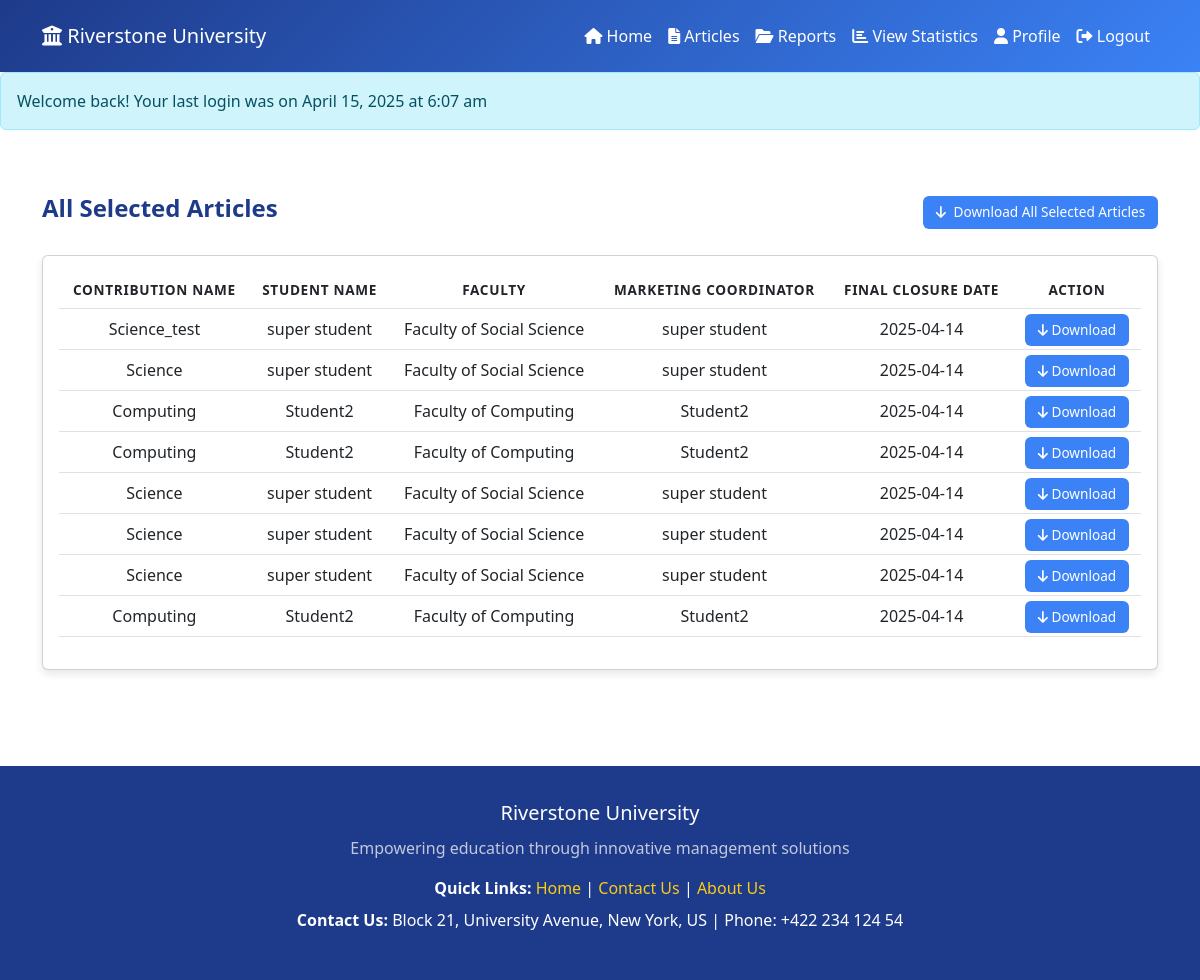
/src/Manager/design/All_Contribution.php (signed in), run on the app's committed database.
### tables this page shows
CREATE TABLE `articles` (
  `article_id` int(11) NOT NULL,
  `user_id` int(11) NOT NULL,
  `title` varchar(255) NOT NULL,
  `status` varchar(30) DEFAULT NULL,
  `academicyear` varchar(25) NOT NULL,
  `created_at` timestamp NOT NULL DEFAULT current_timestamp(),
  `updated_at` timestamp NOT NULL DEFAULT current_timestamp() ON UPDATE current_timestamp()
);

CREATE TABLE `users` (
  `id` int(11) NOT NULL,
  `name` varchar(50) NOT NULL,
  `email` varchar(50) NOT NULL,
  `address` varchar(50) DEFAULT NULL,
  `phone` varchar(50) DEFAULT NULL,
  `password` varchar(255) NOT NULL,
  `faculty_id` int(11) DEFAULT NULL,
  `created_at` timestamp NOT NULL DEFAULT current_timestamp(),
  `updated_at` timestamp NULL DEFAULT NULL,
  `last_login` timestamp NULL DEFAULT NULL
);

CREATE TABLE `faculties` (
  `id` int(11) NOT NULL,
  `faculty_name` varchar(50) NOT NULL,
  `created_at` timestamp NOT NULL DEFAULT current_timestamp()
);

CREATE TABLE `settings` (
  `setting_id` int(11) NOT NULL,
  `closure_date` date NOT NULL,
  `final_closure_date` date NOT NULL,
  `created_at` timestamp NOT NULL DEFAULT current_timestamp(),
  `updated_at` timestamp NOT NULL DEFAULT current_timestamp()
);

### _classes/Libs/Database/MySQL.php (called while the page is built, shortened)
<?php
class MySQL{
    private $dbhost;
    private $dbuser;
    private $dbpass;
    private $dbname;
    public function __construct(
        $dbhost="localhost",
        $dbuser="root",
        $dbpass="",
        $dbname="ewsd")
    {
        $this->dbhost=$dbhost;
        $this->dbuser=$dbuser;
        $this->dbpass=$dbpass;
        $this->dbname=$dbname;
    }
    public function connect(){
        try{
            $this->db=new PDO("mysql:dbhost=$this->dbhost;
            dbname=$this->dbname",
            $this->dbuser,
            $this->dbpass,
            [
                PDO::ATTR_ERRMODE => PDO::ERRMODE_EXCEPTION,
                PDO::ATTR_DEFAULT_FETCH_MODE => PDO::FETCH_OBJ,
            ]
            );
            return $this->db;
        }catch(PDOException $e){
            echo $e->getMessage();
            exit();
        }
    }
}

### _classes/Libs/Database/UsersTable.php (called while the page is built, shortened)
<?php
class UsersTable
{
    private $db;
    public function __construct(MySQL $mysql)
    {
        $this->db = $mysql->connect();
    }
    public function selectFinalClosureDate()
    {
        try {
            $statement = $this->db->prepare("
            SELECT final_closure_date FROM settings ORDER BY created_at DESC LIMIT 1
            ");
            $statement->execute();
            return $statement->fetchColumn();
        } catch (PDOException $e) {
            echo $e->getMessage();
            exit();
        }
    }
}

### _classes/Libs/Database/ArticleTable.php (called while the page is built, shortened)
<?php
class ArticleTable
{
    private $db;
    public function __construct(MySQL $mysql)
    {
        $this->db = $mysql->connect();
    }
    public function getAllSelectedArticles()
    {
        try {
            $statement = $this->db->prepare("
                SELECT a.article_id,a.title,a.status,a.created_at,u.name,f.faculty_name,
                GROUP_CONCAT(DISTINCT d.docfile SEPARATOR '|||') as docfiles,
                GROUP_CONCAT(DISTINCT i.imagefile SEPARATOR '|||') as imagefiles
                FROM articles a
                LEFT JOIN doc_attachment d ON a.article_id = d.article_id
                LEFT JOIN img_attachment i ON a.article_id = i.article_id
                LEFT JOIN users u ON a.user_id = u.id
                LEFT JOIN faculties f on u.faculty_id = f.id
                WHERE a.status = 'selected'
                GROUP BY a.article_id, a.title, a.status, a.created_at, u.name, f.faculty_name
                ORDER BY a.created_at DESC
            ");
            $statement->execute();
            return $statement->fetchAll(PDO::FETCH_ASSOC);
        } catch (PDOException $e) {
            echo "Error:" . $e->getMessage();
            exit();
        }
    }
}

### src/Manager/design/All_Contribution.php (the view, shortened to what this page needs)
<?php
$table = new UsersTable(new MySQL);
$articleTable = new ArticleTable(new MySQL);
$finalClosureDate = $table->selectFinalClosureDate();
$currentDate = date('Y-m-d');
$selectedArticles = $articleTable->getAllSelectedArticles();
?>
<!DOCTYPE html>
<html lang="en">
<head>
    <link href="https://cdn.jsdelivr.net/npm/bootstrap@5.3.0/dist/css/bootstrap.min.css" rel="stylesheet">
    <link rel="stylesheet" href="https://cdnjs.cloudflare.com/ajax/libs/font-awesome/6.0.0/css/all.min.css">
</head>
<body>
    <?php include "headermm.php"; ?>
    <main class="container py-5">
        <div class="d-flex justify-content-between align-items-center mb-4">
            <h2 class="section-title">All Selected Articles</h2>
            <?php if (!empty($selectedArticles) && strtotime($currentDate) >= strtotime($finalClosureDate)): ?>
                <a href="?download_all=1" class="btn-download">
                    <i class="fas fa-arrow-down me-1"></i> Download All Selected Articles
                </a>
            <?php endif; ?>
        </div>
        <div class="card p-3">
            <div class="table-responsive">
                <table class="table table-hover align-middle">
                    <thead class="text-center">
                        <tr>
                            <th>Contribution Name</th>
                            <th>Student Name</th>
                            <th>Faculty</th>
                            <th>Marketing Coordinator</th>
                            <th>Final Closure Date</th>
                            <th>Action</th>
                        </tr>
                    </thead>
                    <tbody>
                        <?php if (!empty($selectedArticles)): ?>
                            <?php foreach ($selectedArticles as $article) : ?>
                                <tr class="text-center">
                                    <td><?= htmlspecialchars($article['title']) ?></td>
                                    <td><?= htmlspecialchars($article['name']) ?></td>
                                    <td><?= htmlspecialchars($article['faculty_name']) ?></td>
                                    <td><?= htmlspecialchars($article['name']) ?></td>
                                    <td><?= htmlspecialchars($finalClosureDate) ?></td>
                                    <td>
                                        <?php if (strtotime($currentDate) >= strtotime($finalClosureDate)): ?>
                                            <a href="?download_single=<?= $article['article_id'] ?>" class="btn-download">
                                                <i class="fas fa-arrow-down"></i> Download
                                            </a>
                                        <?php else: ?>
                                            <span class="text-muted">Available after <?= $finalClosureDate ?></span>
                                        <?php endif ?>
                                    </td>
                                </tr>
                            <?php endforeach ?>
                        <?php else : ?>
                            <tr>
                                <td colspan="6" class="text-center">No selected articles found</td>
                            </tr>
                        <?php endif ?>
                    </tbody>
                </table>
            </div>
        </div>
    </main>
    <?php include "footer.php"; ?>
</body>
</html>

### src/Manager/design/All_Contribution.php (style rules this page uses)
:root { --primary-dark: #1e3a8a; --primary-light: #3b82f6; --accent: #facc15; --light-bg: #f8fafc; --card-bg: #ffffff; --text-muted: #64748b; }
body { background-color: var(--light-bg); font-family: 'Segoe UI', Tahoma, Geneva, Verdana, sans-serif; }
a { text-decoration: none; }
.container { max-width: 1200px; }
.section-title { color: var(--primary-dark); font-size: 1.5rem; font-weight: 600; }
.card { background: var(--card-bg); border: none; border-radius: 12px; box-shadow: 0 4px 8px rgba(0, 0, 0, 0.1); overflow: hidden; }
.table thead { background: var(--primary-dark); color: white; }
.table th { font-size: 0.85rem; font-weight: 600; text-transform: uppercase; letter-spacing: 0.05em; }
.table tbody tr { transition: background-color 0.2s ease-in-out; }
.btn-download { background: var(--primary-light); border: none; color: #ffffff; font-size: 0.85rem; padding: 0.4rem 0.8rem; border-radius: 6px; transition: background-color 0.2s ease; text-decoration: none; }

### src/Manager/design/headermm.php (style rules this page uses)
:root { --primary-dark: #1e3a8a; --primary-light: #3b82f6; --accent: #facc15; --light-bg: #f8fafc; }

### src/Manager/design/footer.php (style rules this page uses)
:root { --primary-dark: #1e3a8a; --primary-light: #3b82f6; --secondary: #64748b; --accent: #facc15; --light-bg: #f8fafc; --card-bg: #ffffff; }

### data on the page
articles: title "Science_test", user.name "super student", faculties.faculty_name "Faculty of Social Science"
settings: final_closure_date "2025-04-14"
articles: title "Science", user.name "super student", faculties.faculty_name "Faculty of Social Science"
articles: title "Computing", user.name "Student2", faculties.faculty_name "Faculty of Computing"
articles: title "Computing", user.name "Student2", faculties.faculty_name "Faculty of Computing"
articles: title "Science", user.name "super student", faculties.faculty_name "Faculty of Social Science"
articles: title "Science", user.name "super student", faculties.faculty_name "Faculty of Social Science"
articles: title "Science", user.name "super student", faculties.faculty_name "Faculty of Social Science"
articles: title "Computing", user.name "Student2", faculties.faculty_name "Faculty of Computing"

### other printed values
$_SESSION['login_message'] "Welcome back! Your last login was on April 15, 2025 at 6:07 am"
